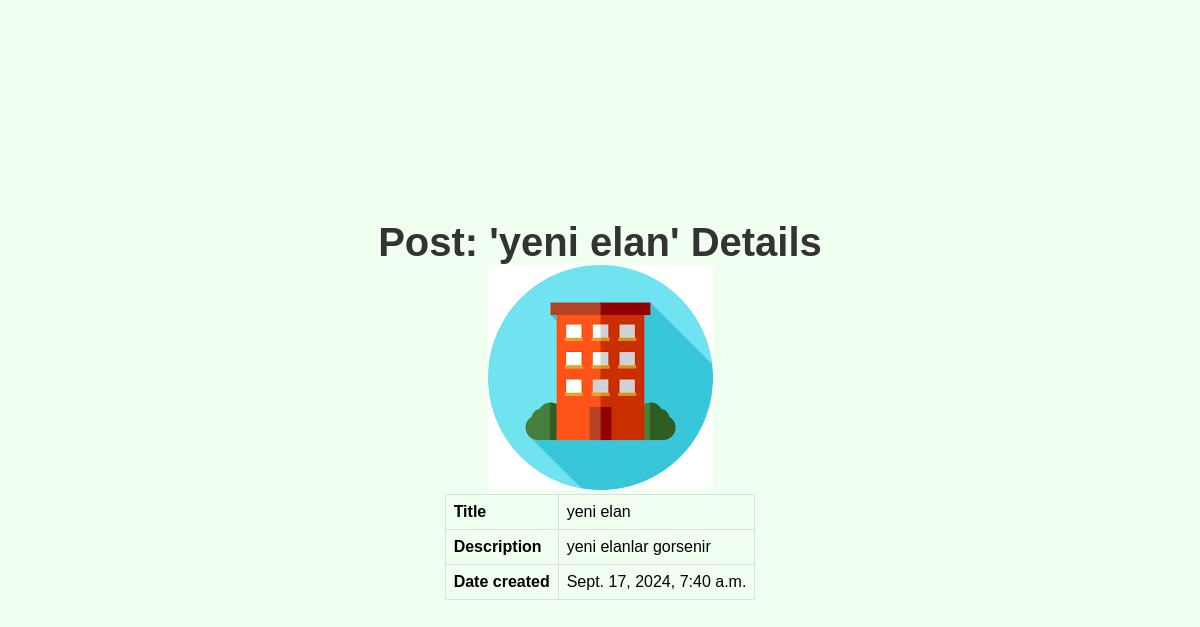
Screenshot of /post/2 with the database file from the repository.
### my_app/models.py (models this page shows, shortened)
class Advertisements(models.Model):
    title = models.CharField(max_length=256, null=True, blank=True)
    description = models.TextField(max_length=3000, null=True, blank=True)
    category = models.ForeignKey(Category, on_delete=models.SET_NULL, null=True, blank=True)
    created_at = models.DateTimeField(auto_now_add=True)
    updated_at = models.DateTimeField(auto_now=True)
    image_1 = models.ImageField(upload_to="uploads/advertisements/images/%Y/%m/%d/", null=True, blank=True)
    image_2 = models.ImageField(upload_to="uploads/advertisements/images/%Y/%m/%d/", null=True, blank=True)
    image_3 = models.ImageField(upload_to="uploads/advertisements/images/%Y/%m/%d/", null=True, blank=True)
    class Meta:
        verbose_name = "Advertisement"
        verbose_name_plural = "Advertisements"
    def get_thumbnail_image_url(self) -> str:
        if self.image_1:
            return self.image_1.url
        return ""

### my_app/views.py (the view)
def post_detail_view(request, post_id):
    post_detail = Advertisements.objects.get(id=post_id)
    post_detail.save()
    return render(request, "my_app/post_detail.html", context={"post": post_detail})

### my_app/templates/my_app/post_detail.html (shortened to what this page needs)
{% load static %}
<!DOCTYPE html>
<html lang="en">
<head>
    <link rel="stylesheet" href="../../static/my_app/detail.css">
</head>
<body>
        <h1>Post: '{{ post.title }}' Details</h1>
        <div class="property-image">
            <img src="{{ post.get_thumbnail_image_url }}" alt="{{ post.title }}" class="post-image">
        </div>
        <div class="post-details">
            <table>
                <tr>
                    <td><strong>Title</strong></td>
                    <td>{{ post.title }}</td>
                </tr>
                <tr>
                    <td><strong>Description</strong></td>
                    <td>{{ post.description }}</td>
                </tr>
                <tr>
                    <td><strong>Date created</strong></td>
                    <td>{{ post.created_at}}</td>
                </tr>
            </table>
        </div>
</body>
</html>

### my_app/static/my_app/detail.css (style rules this page uses)
* { box-sizing: border-box; margin: 0; padding: 0; font-family: 'Arial', sans-serif; }
body { background-color: #f0fff0; display: flex; justify-content: center; align-items: center; height: 100vh; flex-direction: column; padding: 20px; }
h1 { text-align: center; margin-top: 20px; font-size: 2.5em; color: #333; font-weight: bold; }
table { width: 100%; border-collapse: collapse; font-size: 16px; font-family: Arial, sans-serif; }
td, th { border: 1px solid #ddd; padding: 8px; text-align: left; }

### rows the page displays
Advertisements: title "yeni elan", get_thumbnail_image_url (picture), description "yeni elanlar gorsenir", created_at "Sept. 17, 2024, 7:40 a.m."
